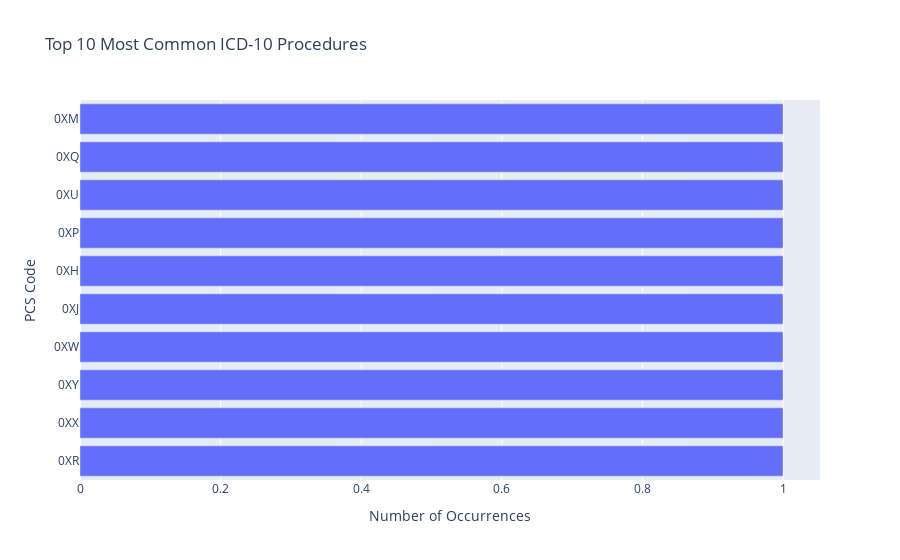

The notebook cell this image was saved under:
### Code cell
import plotly.express as px

# Create an interactive bar chart for the top 10 ICD-10 codes
fig = px.bar(
   common_procedures_df,
    x='occurrences',
    y='pcs_code',
    orientation='h',
    hover_data=['long_description'],
    title='Top 10 Most Common ICD-10 Procedures',
    labels={'occurrences': 'Number of Occurrences', 'pcs_code': 'PCS Code'}
)

# Reverse the y-axis for better visualization (highest at the top)
fig.update_layout(yaxis={'categoryorder': 'total ascending'})

# Display the interactive chart
fig.show()

### Figure 1 — Plotly figure (JSON) as saved in the notebook; plotly's stock layout.template omitted (floating-point values rounded to 4 significant figures)
{"data": [{"alignmentgroup": "True", "customdata": [[null], [null], [null], [null], [null], [null], [null], [null], [null], [null]], "hovertemplate": "Number of Occurrences=%{x}<br>PCS Code=%{y}<br>long_description=%{customdata[0]}<extra></extra>", "legendgroup": "", "marker": {"color": "#636efa", "pattern": {"shape": ""}}, "name": "", "offsetgroup": "", "orientation": "h", "showlegend": false, "textposition": "auto", "type": "bar", "x": [1, 1, 1, 1, 1, 1, 1, 1, 1, 1], "xaxis": "x", "y": ["0XR", "0XX", "0XY", "0XW", "0XJ", "0XH", "0XP", "0XU", "0XQ", "0XM"], "yaxis": "y"}], "layout": {"barmode": "relative", "legend": {"tracegroupgap": 0}, "title": {"text": "Top 10 Most Common ICD-10 Procedures"}, "xaxis": {"anchor": "y", "domain": [0, 1], "title": {"text": "Number of Occurrences"}}, "yaxis": {"anchor": "x", "categoryorder": "total ascending", "domain": [0, 1], "title": {"text": "PCS Code"}}}}
